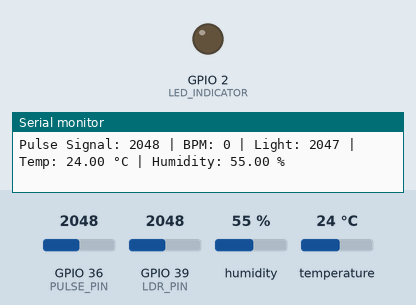
Bench run of a sketch on a simulated ESP32. Shown: output pins drawn as LEDs (lit = HIGH), the last lines printed to the serial monitor. The test bench sets the inputs (shaded band); at power-on: GPIO 36 (PULSE_PIN) = 2048, GPIO 39 (LDR_PIN) = 2048, humidity 55 %, temperature 24 °C. WiFi joins after 1.5 s; servers stay silent unless stated; web services answer with replies made up by the test bench.

Above: at 8.2 s.
At 15.12 s:
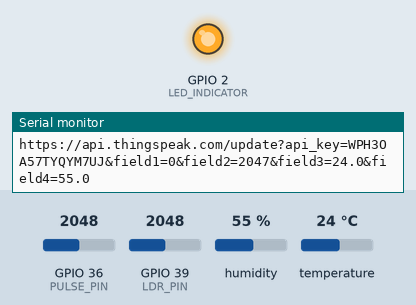
Timing chart, 0 to 21.0 s (numbered marks = the images above):
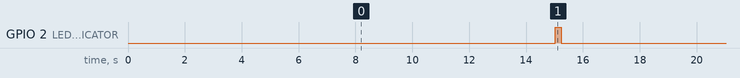

Measured:
- by itself, GPIO 2 (LED_INDICATOR): alternates HIGH for 0.21 s and LOW for 14.8 s

The sketch:

esp32_thingspeak_vitals.ino
```cpp
#include <WiFi.h>
#include <HTTPClient.h>
#include <DHT.h>

//=========================
// WiFi
//=========================
const char* ssid = "AKSHITHA PG 3F";
const char* password = "7349493773";

//=========================
// ThingSpeak
//=========================
const char* server = "https://api.thingspeak.com/update";
String apiKey = "WPH3OA57TYQYM7UJ";

//=========================
// Pins
//=========================
#define PULSE_PIN 36      // VP
#define LDR_PIN 39        // VN
#define DHT_PIN 4
#define DHT_TYPE DHT11
#define LED_INDICATOR 2

DHT dht(DHT_PIN, DHT_TYPE);

//=========================
// Pulse Settings
//=========================
const int THRESHOLD = 2000;

unsigned long lastBeatTime = 0;
bool beatDetected = false;
float bpm = 0;

//=========================
// ThingSpeak Upload
//=========================
unsigned long lastUploadTime = 0;
const unsigned long uploadInterval = 15000;

void setup()
{
    Serial.begin(115200);

    pinMode(LED_INDICATOR, OUTPUT);

    dht.begin();

    Serial.println();
    Serial.println("Connecting WiFi...");

    WiFi.begin(ssid, password);

    while (WiFi.status() != WL_CONNECTED)
    {
        delay(500);
        Serial.print(".");
    }

    Serial.println();
    Serial.println("WiFi Connected");
    Serial.print("IP Address: ");
    Serial.println(WiFi.localIP());
}

void loop()
{
    //=========================
    // LDR
    //=========================
    int rawLdrValue = analogRead(LDR_PIN);
    int light = 4095 - rawLdrValue;

    //=========================
    // Pulse Sensor
    //=========================
    int signal = analogRead(PULSE_PIN);

    if (signal > THRESHOLD && !beatDetected)
    {
        unsigned long now = millis();

        if (lastBeatTime > 0)
        {
            unsigned long interval = now - lastBeatTime;

            if (interval > 300 && interval < 2000)
            {
                bpm = 60000.0 / interval;
            }
        }

        lastBeatTime = now;
        beatDetected = true;
    }

    if (signal < (THRESHOLD - 150))
    {
        beatDetected = false;
    }

    //=========================
    // DHT11
    //=========================
    float temperature = dht.readTemperature();
    float humidity = dht.readHumidity();

    if (isnan(temperature))
        temperature = 0;

    if (isnan(humidity))
        humidity = 0;

    //=========================
    // Serial Monitor
    //=========================
    Serial.print("Pulse Signal: ");
    Serial.print(signal);

    Serial.print(" | BPM: ");
    Serial.print((int)bpm);

    Serial.print(" | Light: ");
    Serial.print(light);

    Serial.print(" | Temp: ");
    Serial.print(temperature);

    Serial.print(" °C");

    Serial.print(" | Humidity: ");
    Serial.print(humidity);

    Serial.println(" %");

    //=========================
    // Upload to ThingSpeak
    //=========================
    if (millis() - lastUploadTime >= uploadInterval)
    {
        lastUploadTime = millis();

        if (WiFi.status() == WL_CONNECTED)
        {
            digitalWrite(LED_INDICATOR, HIGH);

            HTTPClient http;

            String url =
                String(server) +
                "?api_key=" + apiKey +
                "&field1=" + String((int)bpm) +
                "&field2=" + String(light) +
                "&field3=" + String(temperature, 1) +
                "&field4=" + String(humidity, 1);

            Serial.println("--------------------------------");
            Serial.println("Uploading to ThingSpeak");
            Serial.println(url);

            http.begin(url);

            int responseCode = http.GET();

            Serial.print("HTTP Response: ");
            Serial.println(responseCode);

            http.end();

            digitalWrite(LED_INDICATOR, LOW);
        }
    }

    delay(50);
}
```
